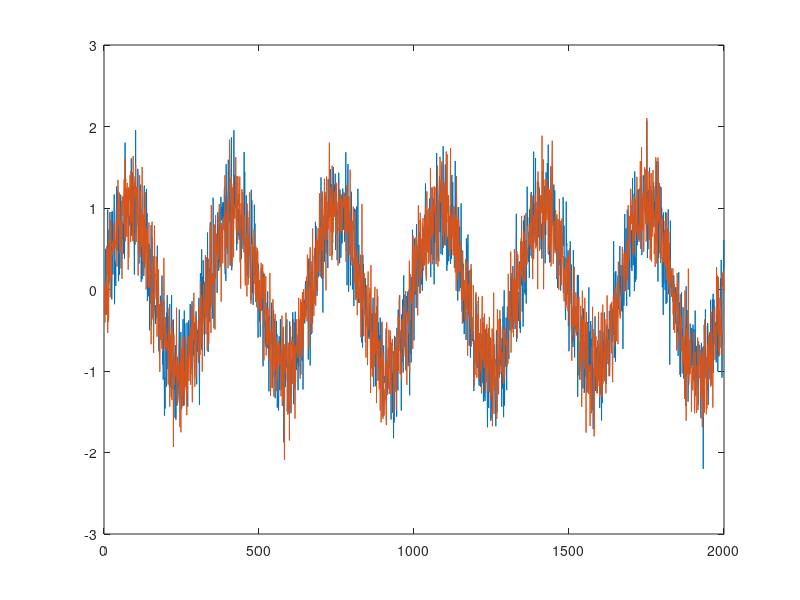

The MATLAB script that drew this image: (Note: this script raises an error after producing the figure.)
%% Example #3: Test agreement between two time-series: Sine-waves with random noise. 
close all

%% Generate two time-series
StopTime    = 2;                 % seconds 
fs          = 1000;              % Sampling frequency (samples per second) 
err         = 0.35;               % Noise scaling
dt          = 1/fs;              % seconds per sample 
t           = (dt:dt:StopTime);  % seconds 
Freq        = 3;                 % Sine wave frequency (Hz) 

x = sin(2*pi*Freq*t)+randn(1,length(t))*err;
y = sin(2*pi*Freq*t)+randn(1,length(t))*err;
dat = [x; y];   % N observers vs M samples

plot(dat')

%% Get Alpha
[alpha_int, boot_int] = reliability_analysis(dat, 'interval', 20000);   % Exact method
[alpha_n2f, boot_n2f] = reliability_analysis(dat, 'n2fast', 20000);     % N=2 method (same a exact in this case)
[alpha_pri, boot_pri] = reliability_analysis(dat, 'alphaprime', 20000); % Alphaprime calculation with binning

%% Summary and plot
sig = 0.8;                          % Critical cutoff for "significance"

% Exact method
disp('EXACT METHOD:')
ci = prctile(boot_int, [2.5, 97.5]);
fprintf('Alpha = %.3f (CI: %.3f-%.3f)\n', alpha_int, ci(1), ci(2))
fprintf(['Probability of alpha being above threshold of %.2f:\n' ...
         '      P = %.3f\n'], sig, mean(boot_int < 0.8));
figure; histogram(boot_int, 30, 'Normalization', 'pdf');
xline(alpha_int, 'k', 'LineWidth',2);
xline(sig, 'r--', 'LineWidth',2);

% N=2 method
disp('N=2 METHOD:')
ci = prctile(boot_n2f, [2.5, 97.5]);
fprintf('Alpha = %.3f (CI: %.3f-%.3f)\n', alpha_n2f, ci(1), ci(2))
fprintf(['Probability of alpha being above threshold of %.2f:\n' ...
         '      P = %.3f\n'], sig, mean(boot_n2f < 0.8));
figure; histogram(boot_n2f, 30, 'Normalization', 'pdf');
xline(alpha_n2f, 'k', 'LineWidth',2);
xline(sig, 'r--', 'LineWidth',2);

% Alpha prime
disp('ALPHA PRIME METHOD:')
ci = prctile(boot_pri, [2.5, 97.5]);
fprintf('Alpha = %.3f (CI: %.3f-%.3f)\n', alpha_pri, ci(1), ci(2))
fprintf(['Probability of alpha being above threshold of %.2f:\n' ...
         '      P = %.3f\n'], sig, mean(boot_pri < 0.8));
figure; histogram(boot_pri, 30, 'Normalization', 'pdf');
xline(alpha_pri, 'k', 'LineWidth',2);
xline(sig, 'r--', 'LineWidth',2);
